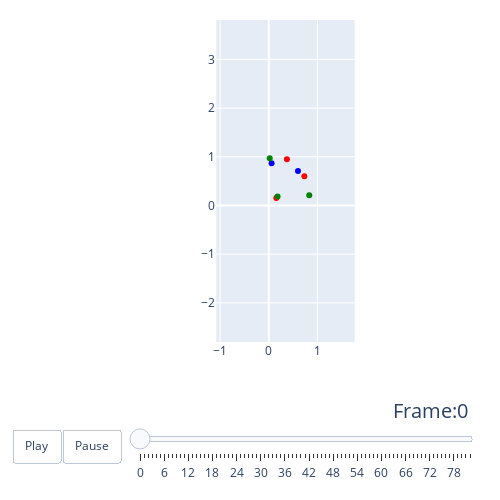

The code cell stored with this chart in its notebook:
### Code cell
color_list = labels2colors(env.trueLabel())
color_list, neuron_group.log.shape

fig = create_trace_plot(neuron_group.log[::10000], colors = color_list)
fig.show()

### Figure 1 — Plotly figure (JSON) as saved in the notebook; plotly's stock layout.template omitted (floating-point values rounded to 4 significant figures)
{"data": [{"marker": {"color": ["red", "red", "red", "blue", "blue", "green", "green", "green"]}, "mode": "markers", "type": "scatter", "x": [0.3742, 0.7321, 0.1559, 0.05847, 0.6011, 0.02053, 0.8325, 0.1818], "y": [0.9506, 0.5987, 0.1559, 0.8663, 0.7081, 0.97, 0.2123, 0.1834]}], "layout": {"height": 500, "margin": {"b": 20, "l": 20, "r": 20, "t": 20}, "sliders": [{"currentvalue": {"font": {"size": 20}, "prefix": "Frame:", "visible": true, "xanchor": "right"}, "len": 0.9, "pad": {"b": 10, "t": 50}, "steps": [{"args": [[0], {"frame": {"duration": 300, "redraw": true}, "mode": "immediate", "transition": {"duration": 300}}], "label": "0", "method": "animate"}, {"args": [[1], {"frame": {"duration": 300, "redraw": true}, "mode": "immediate", "transition": {"duration": 300}}], "label": "1", "method": "animate"}, {"args": [[2], {"frame": {"duration": 300, "redraw": true}, "mode": "immediate", "transition": {"duration": 300}}], "label": "2", "method": "animate"}, {"args": [[3], {"frame": {"duration": 300, "redraw": true}, "mode": "immediate", "transition": {"duration": 300}}], "label": "3", "method": "animate"}, {"args": [[4], {"frame": {"duration": 300, "redraw": true}, "mode": "immediate", "transition": {"duration": 300}}], "label": "4", "method": "animate"}, {"args": [[5], {"frame": {"duration": 300, "redraw": true}, "mode": "immediate", "transition": {"duration": 300}}], "label": "5", "method": "animate"}, {"args": [[6], {"frame": {"duration": 300, "redraw": true}, "mode": "immediate", "transition": {"duration": 300}}], "label": "6", "method": "animate"}, {"args": [[7], {"frame": {"duration": 300, "redraw": true}, "mode": "immediate", "transition": {"duration": 300}}], "label": "7", "method": "animate"}, {"args": [[8], {"frame": {"duration": 300, "redraw": true}, "mode": "immediate", "transition": {"duration": 300}}], "label": "8", "method": "animate"}, {"args": [[9], {"frame": {"duration": 300, "redraw": true}, "mode": "immediate", "transition": {"duration": 300}}], "label": "9", "method": "animate"}, {"args": [[10], {"frame": {"duration": 300, "redraw": true}, "mode": "immediate", "transition": {"duration": 300}}], "label": "10", "method": "animate"}, {"args": [[11], {"frame": {"duration": 300, "redraw": true}, "mode": "immediate", "transition": {"duration": 300}}], "label": "11", "method": "animate"}, {"args": [[12], {"frame": {"duration": 300, "redraw": true}, "mode": "immediate", "transition": {"duration": 300}}], "label": "12", "method": "animate"}, {"args": [[13], {"frame": {"duration": 300, "redraw": true}, "mode": "immediate", "transition": {"duration": 300}}], "label": "13", "method": "animate"}, {"args": [[14], {"frame": {"duration": 300, "redraw": true}, "mode": "immediate", "transition": {"duration": 300}}], "label": "14", "method": "animate"}, {"args": [[15], {"frame": {"duration": 300, "redraw": true}, "mode": "immediate", "transition": {"duration": 300}}], "label": "15", "method": "animate"}, {"args": [[16], {"frame": {"duration": 300, "redraw": true}, "mode": "immediate", "transition": {"duration": 300}}], "label": "16", "method": "animate"}, {"args": [[17], {"frame": {"duration": 300, "redraw": true}, "mode": "immediate", "transition": {"duration": 300}}], "label": "17", "method": "animate"}, {"args": [[18], {"frame": {"duration": 300, "redraw": true}, "mode": "immediate", "transition": {"duration": 300}}], "label": "18", "method": "animate"}, {"args": [[19], {"frame": {"duration": 300, "redraw": true}, "mode": "immediate", "transition": {"duration": 300}}], "label": "19", "method": "animate"}, {"args": [[20], {"frame": {"duration": 300, "redraw": true}, "mode": "immediate", "transition": {"duration": 300}}], "label": "20", "method": "animate"}, {"args": [[21], {"frame": {"duration": 300, "redraw": true}, "mode": "immediate", "transition": {"duration": 300}}], "label": "21", "method": "animate"}, {"args": [[22], {"frame": {"duration": 300, "redraw": true}, "mode": "immediate", "transition": {"duration": 300}}], "label": "22", "method": "animate"}, {"args": [[23], {"frame": {"duration": 300, "redraw": true}, "mode": "immediate", "transition": {"duration": 300}}], "label": "23", "method": "animate"}, {"args": [[24], {"frame": {"duration": 300, "redraw": true}, "mode": "immediate", "transition": {"duration": 300}}], "label": "24", "method": "animate"}, {"args": [[25], {"frame": {"duration": 300, "redraw": true}, "mode": "immediate", "transition": {"duration": 300}}], "label": "25", "method": "animate"}, {"args": [[26], {"frame": {"duration": 300, "redraw": true}, "mode": "immediate", "transition": {"duration": 300}}], "label": "26", "method": "animate"}, {"args": [[27], {"frame": {"duration": 300, "redraw": true}, "mode": "immediate", "transition": {"duration": 300}}], "label": "27", "method": "animate"}, {"args": [[28], {"frame": {"duration": 300, "redraw": true}, "mode": "immediate", "transition": {"duration": 300}}], "label": "28", "method": "animate"}, {"args": [[29], {"frame": {"duration": 300, "redraw": true}, "mode": "immediate", "transition": {"duration": 300}}], "label": "29", "method": "animate"}, {"args": [[30], {"frame": {"duration": 300, "redraw": true}, "mode": "immediate", "transition": {"duration": 300}}], "label": "30", "method": "animate"}, {"args": [[31], {"frame": {"duration": 300, "redraw": true}, "mode": "immediate", "transition": {"duration": 300}}], "label": "31", "method": "animate"}, {"args": [[32], {"frame": {"duration": 300, "redraw": true}, "mode": "immediate", "transition": {"duration": 300}}], "label": "32", "method": "animate"}, {"args": [[33], {"frame": {"duration": 300, "redraw": true}, "mode": "immediate", "transition": {"duration": 300}}], "label": "33", "method": "animate"}, {"args": [[34], {"frame": {"duration": 300, "redraw": true}, "mode": "immediate", "transition": {"duration": 300}}], "label": "34", "method": "animate"}, {"args": [[35], {"frame": {"duration": 300, "redraw": true}, "mode": "immediate", "transition": {"duration": 300}}], "label": "35", "method": "animate"}, {"args": [[36], {"frame": {"duration": 300, "redraw": true}, "mode": "immediate", "transition": {"duration": 300}}], "label": "36", "method": "animate"}, {"args": [[37], {"frame": {"duration": 300, "redraw": true}, "mode": "immediate", "transition": {"duration": 300}}], "label": "37", "method": "animate"}, {"args": [[38], {"frame": {"duration": 300, "redraw": true}, "mode": "immediate", "transition": {"duration": 300}}], "label": "38", "method": "animate"}, {"args": [[39], {"frame": {"duration": 300, "redraw": true}, "mode": "immediate", "transition": {"duration": 300}}], "label": "39", "method": "animate"}, {"args": [[40], {"frame": {"duration": 300, "redraw": true}, "mode": "immediate", "transition": {"duration": 300}}], "label": "40", "method": "animate"}, {"args": [[41], {"frame": {"duration": 300, "redraw": true}, "mode": "immediate", "transition": {"duration": 300}}], "label": "41", "method": "animate"}, {"args": [[42], {"frame": {"duration": 300, "redraw": true}, "mode": "immediate", "transition": {"duration": 300}}], "label": "42", "method": "animate"}, {"args": [[43], {"frame": {"duration": 300, "redraw": true}, "mode": "immediate", "transition": {"duration": 300}}], "label": "43", "method": "animate"}, {"args": [[44], {"frame": {"duration": 300, "redraw": true}, "mode": "immediate", "transition": {"duration": 300}}], "label": "44", "method": "animate"}, {"args": [[45], {"frame": {"duration": 300, "redraw": true}, "mode": "immediate", "transition": {"duration": 300}}], "label": "45", "method": "animate"}, {"args": [[46], {"frame": {"duration": 300, "redraw": true}, "mode": "immediate", "transition": {"duration": 300}}], "label": "46", "method": "animate"}, {"args": [[47], {"frame": {"duration": 300, "redraw": true}, "mode": "immediate", "transition": {"duration": 300}}], "label": "47", "method": "animate"}, {"args": [[48], {"frame": {"duration": 300, "redraw": true}, "mode": "immediate", "transition": {"duration": 300}}], "label": "48", "method": "animate"}, {"args": [[49], {"frame": {"duration": 300, "redraw": true}, "mode": "immediate", "transition": {"duration": 300}}], "label": "49", "method": "animate"}, {"args": [[50], {"frame": {"duration": 300, "redraw": true}, "mode": "immediate", "transition": {"duration": 300}}], "label": "50", "method": "animate"}, {"args": [[51], {"frame": {"duration": 300, "redraw": true}, "mode": "immediate", "transition": {"duration": 300}}], "label": "51", "method": "animate"}, {"args": [[52], {"frame": {"duration": 300, "redraw": true}, "mode": "immediate", "transition": {"duration": 300}}], "label": "52", "method": "animate"}, {"args": [[53], {"frame": {"duration": 300, "redraw": true}, "mode": "immediate", "transition": {"duration": 300}}], "label": "53", "method": "animate"}, {"args": [[54], {"frame": {"duration": 300, "redraw": true}, "mode": "immediate", "transition": {"duration": 300}}], "label": "54", "method": "animate"}, {"args": [[55], {"frame": {"duration": 300, "redraw": true}, "mode": "immediate", "transition": {"duration": 300}}], "label": "55", "method": "animate"}, {"args": [[56], {"frame": {"duration": 300, "redraw": true}, "mode": "immediate", "transition": {"duration": 300}}], "label": "56", "method": "animate"}, {"args": [[57], {"frame": {"duration": 300, "redraw": true}, "mode": "immediate", "transition": {"duration": 300}}], "label": "57", "method": "animate"}, {"args": [[58], {"frame": {"duration": 300, "redraw": true}, "mode": "immediate", "transition": {"duration": 300}}], "label": "58", "method": "animate"}, {"args": [[59], {"frame": {"duration": 300, "redraw": true}, "mode": "immediate", "transition": {"duration": 300}}], "label": "59", "method": "animate"}, {"args": [[60], {"frame": {"duration": 300, "redraw": true}, "mode": "immediate", "transition": {"duration": 300}}], "label": "60", "method": "animate"}, {"args": [[61], {"frame": {"duration": 300, "redraw": true}, "mode": "immediate", "transition": {"duration": 300}}], "label": "61", "method": "animate"}, {"args": [[62], {"frame": {"duration": 300, "redraw": true}, "mode": "immediate", "transition": {"duration": 300}}], "label": "62", "method": "animate"}, {"args": [[63], {"frame": {"duration": 300, "redraw": true}, "mode": "immediate", "transition": {"duration": 300}}], "label": "63", "method": "animate"}, {"args": [[64], {"frame": {"duration": 300, "redraw": true}, "mode": "immediate", "transition": {"duration": 300}}], "label": "64", "method": "animate"}, {"args": [[65], {"frame": {"duration": 300, "redraw": true}, "mode": "immediate", "transition": {"duration": 300}}], "label": "65", "method": "animate"}, {"args": [[66], {"frame": {"duration": 300, "redraw": true}, "mode": "immediate", "transition": {"duration": 300}}], "label": "66", "method": "animate"}, {"args": [[67], {"frame": {"duration": 300, "redraw": true}, "mode": "immediate", "transition": {"duration": 300}}], "label": "67", "method": "animate"}, {"args": [[68], {"frame": {"duration": 300, "redraw": true}, "mode": "immediate", "transition": {"duration": 300}}], "label": "68", "method": "animate"}, {"args": [[69], {"frame": {"duration": 300, "redraw": true}, "mode": "immediate", "transition": {"duration": 300}}], "label": "69", "method": "animate"}, {"args": [[70], {"frame": {"duration": 300, "redraw": true}, "mode": "immediate", "transition": {"duration": 300}}], "label": "70", "method": "animate"}, {"args": [[71], {"frame": {"duration": 300, "redraw": true}, "mode": "immediate", "transition": {"duration": 300}}], "label": "71", "method": "animate"}, {"args": [[72], {"frame": {"duration": 300, "redraw": true}, "mode": "immediate", "transition": {"duration": 300}}], "label": "72", "method": "animate"}, {"args": [[73], {"frame": {"duration": 300, "redraw": true}, "mode": "immediate", "transition": {"duration": 300}}], "label": "73", "method": "animate"}, {"args": [[74], {"frame": {"duration": 300, "redraw": true}, "mode": "immediate", "transition": {"duration": 300}}], "label": "74", "method": "animate"}, {"args": [[75], {"frame": {"duration": 300, "redraw": true}, "mode": "immediate", "transition": {"duration": 300}}], "label": "75", "method": "animate"}, {"args": [[76], {"frame": {"duration": 300, "redraw": true}, "mode": "immediate", "transition": {"duration": 300}}], "label": "76", "method": "animate"}, {"args": [[77], {"frame": {"duration": 300, "redraw": true}, "mode": "immediate", "transition": {"duration": 300}}], "label": "77", "method": "animate"}, {"args": [[78], {"frame": {"duration": 300, "redraw": true}, "mode": "immediate", "transition": {"duration": 300}}], "label": "78", "method": "animate"}, {"args": [[79], {"frame": {"duration": 300, "redraw": true}, "mode": "immediate", "transition": {"duration": 300}}], "label": "79", "method": "animate"}, {"args": [[80], {"frame": {"duration": 300, "redraw": true}, "mode": "immediate", "transition": {"duration": 300}}], "label": "80", "method": "animate"}, {"args": [[81], {"frame": {"duration": 300, "redraw": true}, "mode": "immediate", "transition": {"duration": 300}}], "label": "81", "method": "animate"}, {"args": [[82], {"frame": {"duration": 300, "redraw": true}, "mode": "immediate", "transition": {"duration": 300}}], "label": "82", "method": "animate"}], "transition": {"duration": 300, "easing": "cubic-in-out"}, "x": 0.1, "xanchor": "left", "y": 0, "yanchor": "top"}], "updatemenus": [{"buttons": [{"args": [null, {"frame": {"duration": 800, "redraw": true}, "fromcurrent": true}], "label": "Play", "method": "animate"}, {"args": [[null], {"frame": {"duration": 0, "redraw": true}, "mode": "immediate", "transition": {"duration": 0}}], "label": "Pause", "method": "animate"}], "direction": "left", "pad": {"r": 10, "t": 87}, "showactive": false, "type": "buttons", "x": 0.1, "xanchor": "right", "y": 0, "yanchor": "top"}], "width": 500, "xaxis": {"anchor": "y", "constrain": "domain", "domain": [0, 1], "range": [-1.077, 1.767]}, "yaxis": {"anchor": "x", "constrain": "domain", "domain": [0, 1], "range": [-2.804, 3.81], "scaleanchor": "x", "scaleratio": 1}}}
